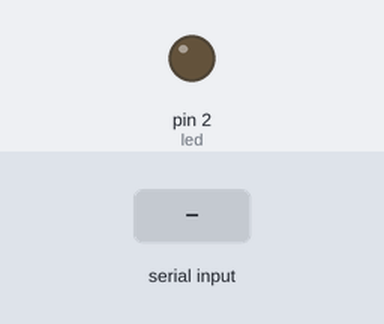
This sketch was run on a simulated Arduino Uno, built with avr-gcc and run on an emulated ATmega328P. On the bench: output pins drawn as LEDs (lit = HIGH). The test bench sets the inputs (shaded band).

Above: at 1.2 s.
1.3 s: "LIGA" received over Serial
At 2.0 s:
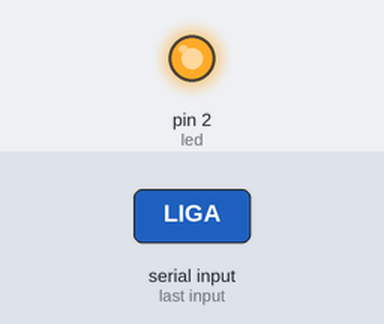
2.8 s: "DESLIGA" received over Serial
At 3.2 s:
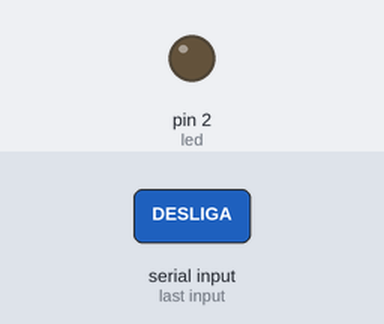
Timing chart, 0 to 5.8 s (numbered marks = the images above; inputs shaded):
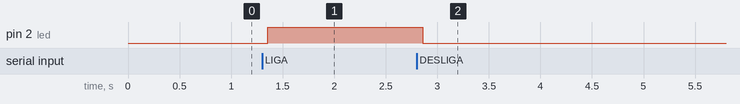

Measured:
- after the input at 1.3 s, pin 2 (led): LOW → HIGH after 0.05 s
- after the input at 2.8 s, pin 2 (led): HIGH → LOW after 0.06 s

The sketch:

serial_string.ino
```cpp
#define led 2

void setup(){
  Serial.begin(9600);
  Serial.setTimeout(50);
  pinMode(led,OUTPUT);
  /*
    9600 BITS POR SEGUNDO
    1 CARACTERE = 8 BITS
    1200 CARACTERES POR SEGUNDO

    1s ----> 1200C
    Xs ----> 1
    0.84ms por caractere
  */
}

String leitura;

void loop(){
  if(Serial.available()>0){
    leitura = Serial.readString();
    if(leitura.equalsIgnoreCase("LIGA")){
        digitalWrite(led,HIGH);
    }
    if(leitura.equalsIgnoreCase("DESLIGA")){
        digitalWrite(led,LOW);
    }
  }
}
```
